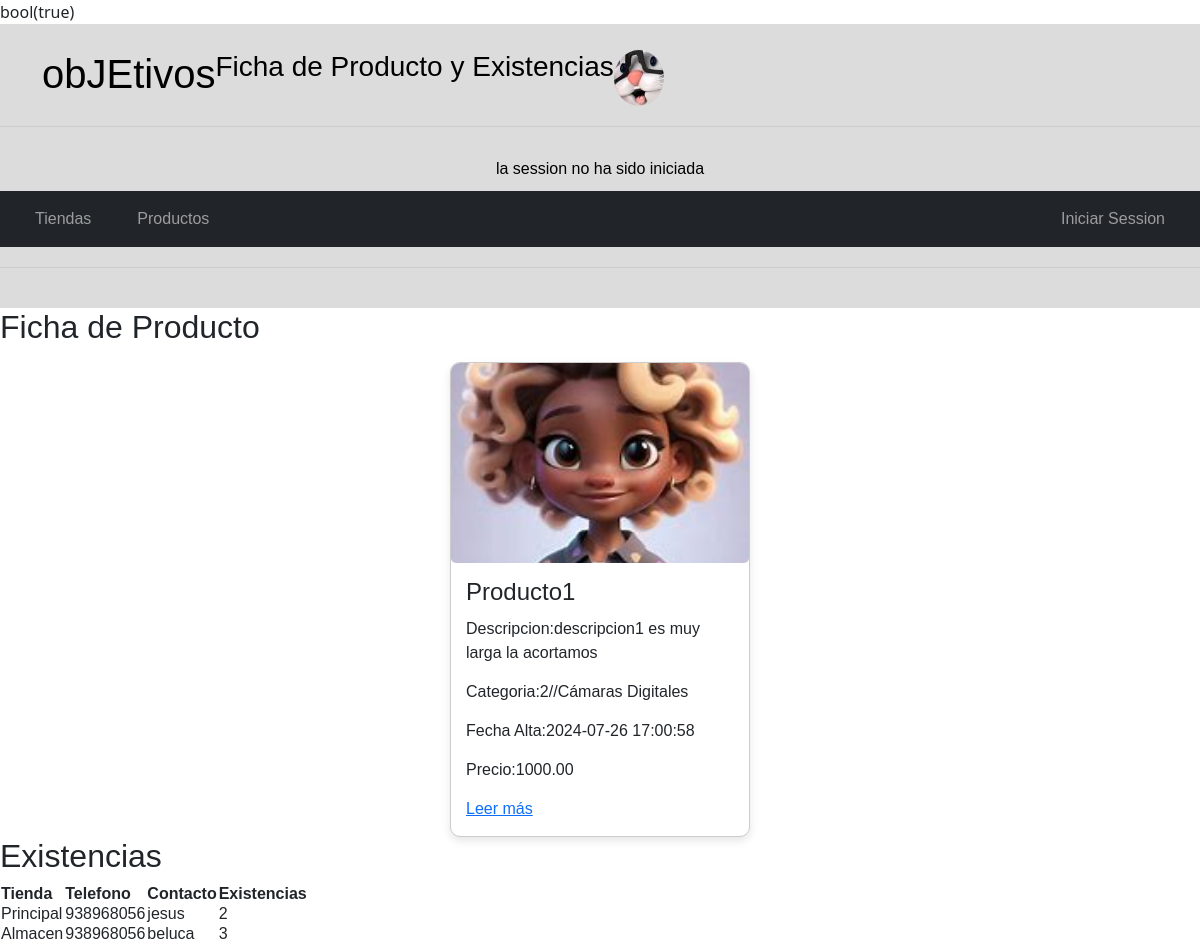
The app's page /web/view/verProductoExistencias.php?id=1 with its own data.
### tables this page shows
CREATE TABLE IF NOT EXISTS `productos` (
  `pro_id` INT(10) NOT NULL AUTO_INCREMENT,
  `pro_nombre` VARCHAR(45) NOT NULL,
  `pro_descripcion` VARCHAR(300) NOT NULL,
  `pro_URLFoto` VARCHAR(300) NOT NULL,
  `pro_ALTFoto` VARCHAR(45) NOT NULL,
  `pro_precioUnitario` DECIMAL(7,2) NOT NULL,
  `categoriasProductos_cat_id` INT(11) NOT NULL,
  `pro_fecha` DATETIME NOT NULL DEFAULT CURRENT_TIMESTAMP(),
  `pro_ubicacion` varchar(6) NOT NULL,
  PRIMARY KEY (`pro_id`),
  INDEX `fk_productos_categoriasProductos1_idx` (`categoriasProductos_cat_id` ASC) ,
  CONSTRAINT `fk_productos_categoriasProductos1`
    FOREIGN KEY (`categoriasProductos_cat_id`)
    REFERENCES `categoriasproductos` (`cat_id`)
    ON DELETE NO ACTION
    ON UPDATE NO ACTION);

CREATE TABLE IF NOT EXISTS `categoriasproductos` (
  `cat_id` INT(11) NOT NULL AUTO_INCREMENT,
  `cat_nombre` VARCHAR(20) NOT NULL,
  PRIMARY KEY (`cat_id`));

CREATE TABLE IF NOT EXISTS `existencias` (
  `exi_id` INT(11) NOT NULL AUTO_INCREMENT,
  `productos_pro_id` INT(10) NOT NULL,
  `tiendas_tie_id` INT(11) NOT NULL,
  `exi_cantidad` INT(11) NOT NULL DEFAULT 0,
  PRIMARY KEY (`exi_id`),
  INDEX `fk_existencias_productos1_idx` (`productos_pro_id` ASC) ,
  INDEX `fk_existencias_tiendas1_idx` (`tiendas_tie_id` ASC) ,
  CONSTRAINT `fk_existencias_productos1`
    FOREIGN KEY (`productos_pro_id`)
    REFERENCES `productos` (`pro_id`)
    ON DELETE RESTRICT
    ON UPDATE RESTRICT,
  CONSTRAINT `fk_existencias_tiendas1`
    FOREIGN KEY (`tiendas_tie_id`)
    REFERENCES `tiendas` (`tie_id`)
    ON DELETE NO ACTION
    ON UPDATE NO ACTION);

CREATE TABLE IF NOT EXISTS `tiendas` (
  `tie_id` INT(11) NOT NULL AUTO_INCREMENT,
  `tie_nombre` VARCHAR(45) NOT NULL,
  `tie_direccion` VARCHAR(45) NULL DEFAULT NULL,
  `tie_fotoURL` VARCHAR(45) NULL DEFAULT NULL,
  `tie_fotoALT` VARCHAR(45) NULL DEFAULT NULL,
  `tie_telefono` VARCHAR(11) NULL DEFAULT NULL,
  `municipios_mun_id` INT(11) NOT NULL,
  `vendedores_ven_id` INT(5) NOT NULL,
  PRIMARY KEY (`tie_id`),
  INDEX `fk_tiendas_municipios_idx` (`municipios_mun_id` ASC) ,
  INDEX `fk_tiendas_vendedores1_idx` (`vendedores_ven_id` ASC) ,
  CONSTRAINT `fk_tiendas_municipios`
    FOREIGN KEY (`municipios_mun_id`)
    REFERENCES `municipios` (`mun_id`)
    ON DELETE NO ACTION
    ON UPDATE NO ACTION,
  CONSTRAINT `fk_tiendas_vendedores1`
    FOREIGN KEY (`vendedores_ven_id`)
    REFERENCES `vendedores` (`ven_id`)
    ON DELETE NO ACTION
    ON UPDATE NO ACTION);

CREATE TABLE IF NOT EXISTS `vendedores` (
  `ven_id` INT(5) NOT NULL AUTO_INCREMENT,
  `ven_username` VARCHAR(45) NOT NULL,
  `ven_password` LONGTEXT NOT NULL,
  `ven_email` VARCHAR(45) NOT NULL,
  `ven_telefono` VARCHAR(11) NOT NULL,
  PRIMARY KEY (`ven_id`));

### web/controler/productoContr.php (called while the page is built, shortened)
<?php
class ProductoContr extends Producto{
    private $id;
    private $nombre;
    private $descripcion;
    private $precioUnitario;
    private $URLFoto;
    private $ALTFoto;
    private $categoria;
    private $fecha;
    public function __construct($id='',$nombre ='',$descripcion='',$URLFoto='',$ALTFoto='',$precioUnitario='',$categoria='')
    {   $this->id = $id;
        $this->nombre = $nombre;
        $this->descripcion = $descripcion;
        $this->URLFoto = $URLFoto;
        $this->ALTFoto = $ALTFoto;
        $this->precioUnitario = $precioUnitario;
        $this->categoria = $categoria;
    }
    public function getNombre() {return $this->nombre;}
    public function getDescripcion() {return $this->descripcion;}
    public function getURLFoto() {return $this->URLFoto;}
    public function getALTFoto() {return $this->ALTFoto;}
    public function getCategoria() {return $this->categoria;}
    public function getPrecioUnitario() {return $this->precioUnitario;}
    public function getFecha() {return $this->fecha;}
    public function setId($id){$this->id = $id;}
    public function nombreCategoria() {
        return $this->getNombreCategoria($this->categoria);
    }
    public function leer() {
        $record= $this->leerDatos($this->id);
        if ($record){
            $this->id = $record['pro_id'];
            $this->nombre = $record['pro_nombre'];
            $this->descripcion = $record['pro_descripcion'];
            $this->URLFoto = $record['pro_URLFoto'];
            $this->ALTFoto = $record['pro_ALTFoto'];
            $this->precioUnitario = $record['pro_precioUnitario'];
            $this->categoria = $record['pro_categoria'];
            $this->fecha = $record['pro_fecha'];
            return true;
        }
        return false;
    }
    public function leerExistencias() {
        return $this->getExistencias($this->id);
    }
}
?>

### web/model/Connection.php (called while the page is built, shortened)
<?php
class Connection {
    protected function connect(){
        try {
            $con = new PDO('mysql:host=localhost;dbname=tienda', 'root','');
            $con->setAttribute(PDO::ATTR_DEFAULT_FETCH_MODE,PDO::FETCH_ASSOC);
            $con->setAttribute(PDO::ATTR_ERRMODE, PDO::ERRMODE_EXCEPTION);
            return $con;
        } catch (PDOException $e) {
            return "Error!: ". $e->getMessage()."<br>";
        }
    }
}

### web/model/producto.php (called while the page is built, shortened)
<?php
class Producto extends Connection{
    private $tablaNombre = "productos";
    protected function getNombreCategoria($id) {
        try {
            $stmt = $this->connect()->prepare("SELECT cat_nombre as nombre
                                            FROM categoriasproductos where cat_id = ?");
            $stmt->execute([$id]);
            return $stmt->fetch()['nombre'];
            }
        catch (Exception $e){
            return $e->getMessage();
            }
    }
    protected function leerDatos($id) {
        try {
            $stmt = $this->connect()->prepare("SELECT   pro_id, pro_nombre, pro_descripcion,
                                                        pro_URLFoto, pro_ALTFoto, pro_precioUnitario, categoriasProductos_cat_id as pro_categoria, pro_fecha
                                                FROM ". $this->tablaNombre."  WHERE pro_id = ?");
            $stmt->execute([$id]);
            return $stmt->fetchAll()[0];
        }
        catch (Exception $e){
            return $e->getMessage();
            }
    }
    protected function getExistencias($id){
        try {
            $stmt = $this->connect()->prepare("select productos_pro_id, tiendas_tie_id, exi_cantidad, tie_nombre, tie_telefono, vendedores_ven_id, ven_username
            from existencias join tiendas on tie_id=tiendas_tie_id
            join vendedores on vendedores_ven_id = ven_id
            where productos_pro_id = ?");
            $stmt->execute([$id]);
            return $stmt->fetchAll();
             }
        catch (Exception $e){
                return $e->getMessage();
            }
    }
}

### web/view/verProductoExistencias.php (the view, shortened to what this page needs)
<?php
require "../model/connection.php";
require "../model/producto.php";
require_once "../controler/ProductoContr.php";
$producto = new ProductoContr();
if (isset($_GET['id'])){
    $id = $_GET['id'];
    $producto->setId($id);
    $nombre = $descripcion= $URLFoto = $AlTFoto = $categoria = "";
    $precioUnitario = $fecha = $nombreCat = "";
    $id = $_GET['id'];
    $producto->setId($id);
    $result = $producto->leer();
    var_dump($result);
    if ($result) {
        $nombre = $producto->getNombre();
        $descripcion = $producto->getDescripcion();
        $URLFoto = $producto->getURLFoto();
        $ALTFoto = $producto->getAlTFoto();
        $categoria = $producto->getCategoria();
        $precioUnitario = $producto->getPrecioUnitario();
        $fecha = $producto->getFecha();
        $nombreCat = $producto->nombreCategoria();
        $existencias = $producto->leerExistencias();
        }
    };
?>
<!DOCTYPE html>
<html lang="en">
<head>
    <link href="https://cdn.jsdelivr.net/npm/bootstrap@5.3.3/dist/css/bootstrap.min.css" rel="stylesheet">
    <link href="https://cdn.jsdelivr.net/npm/bootstrap-icons@1.11.3/font/bootstrap-icons.min.css" rel="stylesheet">
    <link rel="stylesheet" type="text/css" href="style.css">
</head>
<body>
<?php
include "../includes/header.php"; ?>
<h2>Ficha de Producto</h2>
<div class="cards-container mt-3">
        <div class="card">
        <img src="<?=$URLFoto;?>" alt="<?=$ALTFoto;?>" class="card-img">
                    <div class="card-body">
                        <h3 class="card-title"><?=$nombre;?></h3>
                        <p class="card-text">Descripcion:<?=$descripcion;?></p>
                        <p class="card-text">Categoria:<?=$categoria;?>//<?=$nombreCat;?></p>
                        <p class="card-text">Fecha Alta:<?=$fecha;?></p>
                        <p class="card-text">Precio:<?=$precioUnitario;?></p>
                        <a href="#">Leer más</a>
                    </div>
        </div>
</div>
<div id="existencias">
    <h2>Existencias</h2>
    <table>
    <tr>
        <th>Tienda</th>
        <th>Telefono</th>
        <th>Contacto</th>
        <th>Existencias</th>
    </tr>
    <?php foreach ($existencias as $key => $stock){
        echo "<tr>";
        echo "<td>".$stock['tie_nombre']."</td>";
        echo "<td>".$stock['tie_telefono']."</td>";
        echo "<td>".$stock['ven_username']."</td>";
        echo "<td>".$stock['exi_cantidad']."</td>";
        echo "</tr>";
        }
    ?>
    </table>
</div>
</body>
</html>

### web/view/style.css (style rules this page uses)
* { font-family:Verdana, Geneva, Tahoma, sans-serif; }
body { margin: 0; padding: 0; box-sizing: border-box; }
.cards-container { display: flex; flex-wrap: wrap; gap: 20px; justify-content: center; }
.card { border: 1px solid #ccc; border-radius: 10px; overflow: hidden; width: 300px; box-shadow: 0 4px 8px rgba(0, 0, 0, 0.1); }
.card-img { width: 100%; height: 200px; object-fit: cover; }
.card-body { padding: 15px; }
.card-title { font-size: 1.5em; margin: 0 0 10px; }
.card-text { font-size: 1em; margin: 0 0 15px; }

### records on screen
productos: pro_URLFoto (picture), pro_nombre "Producto1", pro_descripcion "descripcion1 es muy larga la acortamos", categoriasProductos_cat "2", categoriasProductos_cat.cat_nombre "Cámaras Digitales", pro_fecha "2024-07-26 17:00:58", pro_precioUnitario "1000.00"
existencias: tiendas_tie.tie_nombre "Principal", tiendas_tie.tie_telefono "938968056", vendedores.ven_username "jesus", exi_cantidad "2"
existencias: tiendas_tie.tie_nombre "Almacen", tiendas_tie.tie_telefono "938968056", vendedores.ven_username "beluca", exi_cantidad "3"

### other values on screen
$title "Ficha de Producto y Existencias"
